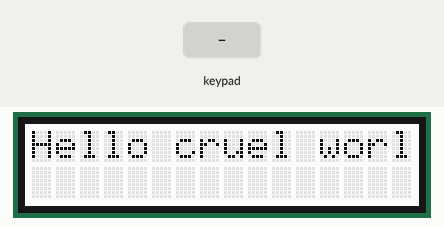
Simulated run of this sketch. Board: Arduino Uno, built with avr-gcc and run on an emulated ATmega328P. Parts: 16×2 character LCD. The test bench sets the inputs (shaded band).

Above: at 1.2 s.
1.3 s: key '*' pressed
At 2.5 s:
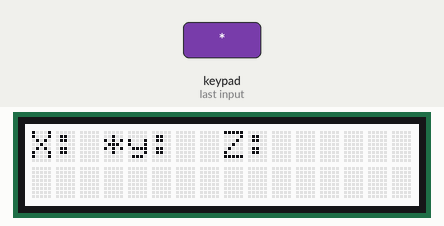
2.8 s: keypad keys 9 8 7 # pressed 0.4 s apart
At 5.4 s:
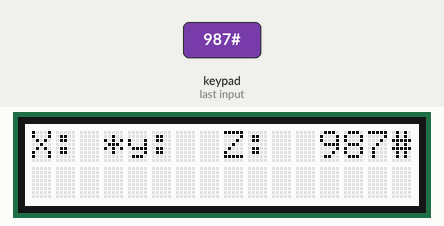
Timing chart, 0 to 6.9 s (numbered marks = the images above; inputs shaded):
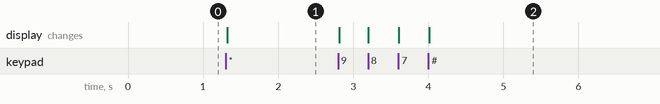

Measured:
- after the input at 1.3 s, the display: changes at once (image 1)
- after the input at 2.8 s, the display: first changes at once (image 2 shows a later state)

The sketch:

keypad.ino
```cpp
#include <Wire.h>
#include <Keypad.h>
#include <rgb_lcd.h>

rgb_lcd lcd;

const byte rows = 4;
const byte cols = 3;

char keys[rows][cols] = {
 	{'1','2','3'},
	{'4','5','6'},
	{'7','8','9'},
	{'*','0','#'}
};
char bsnumbers[3];

//connect to the row pinouts of the keypad
byte rowPins[rows] = {13, 12, 11, 10};

//connect to the column pinouts of the keypad
byte colPins[cols] = {9, 8, 7};

Keypad keypad = Keypad(makeKeymap(keys), rowPins, colPins, rows, cols);
void setup()
{
	lcd.begin(16,2);
	lcd.print("Hello cruel world.");
}

void loop()
{
	static int counter = 0;
	char key = keypad.getKey();
	bsnumbers[counter] = key;

	if (key != NO_KEY)
	{
		lcd.print(key);
		if (key == '*')
		{
			lcd.clear();
			lcd.print("X: ");
			lcd.print(bsnumbers[0]);
			lcd.print("y: ");
			lcd.print(bsnumbers[1]);
			lcd.print("Z: ");
			lcd.print(bsnumbers[2]);
		}
	}
}
```
